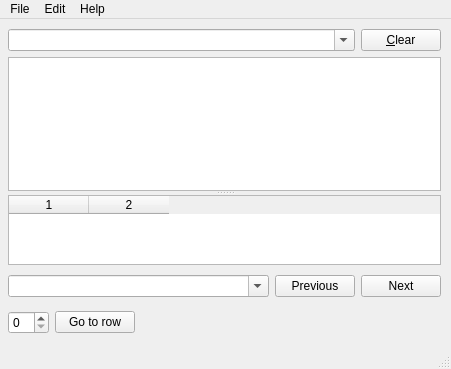
<?xml version="1.0" encoding="UTF-8"?>
<ui version="4.0">
 <class>MainWindow</class>
 <widget class="QMainWindow" name="MainWindow">
  <property name="geometry">
   <rect>
    <x>0</x>
    <y>0</y>
    <width>451</width>
    <height>369</height>
   </rect>
  </property>
  <property name="windowTitle">
   <string>Monal Log Viewer</string>
  </property>
  <property name="windowOpacity">
   <double>1.000000000000000</double>
  </property>
  <widget class="QWidget" name="centralwidget">
   <layout class="QGridLayout" name="gridLayout">
    <property name="leftMargin">
     <number>8</number>
    </property>
    <property name="topMargin">
     <number>10</number>
    </property>
    <property name="rightMargin">
     <number>10</number>
    </property>
    <item row="0" column="1">
     <widget class="QPushButton" name="uiButton_filterClear">
      <property name="sizePolicy">
       <sizepolicy hsizetype="Maximum" vsizetype="Fixed">
        <horstretch>0</horstretch>
        <verstretch>0</verstretch>
       </sizepolicy>
      </property>
      <property name="text">
       <string>&amp;Clear</string>
      </property>
     </widget>
    </item>
    <item row="0" column="0">
     <widget class="QComboBox" name="uiCombobox_filterInput">
      <property name="editable">
       <bool>true</bool>
      </property>
     </widget>
    </item>
    <item row="1" column="0" colspan="2">
     <widget class="QSplitter" name="uiSplitter_inspectLine">
      <property name="orientation">
       <enum>Qt::Vertical</enum>
      </property>
      <widget class="QListWidget" name="uiWidget_listView">
       <property name="verticalScrollMode">
        <enum>QAbstractItemView::ScrollPerPixel</enum>
       </property>
       <property name="horizontalScrollMode">
        <enum>QAbstractItemView::ScrollPerPixel</enum>
       </property>
       <property name="layoutMode">
        <enum>QListView::SinglePass</enum>
       </property>
      </widget>
      <widget class="QTableWidget" name="uiTable_characteristics">
       <property name="autoFillBackground">
        <bool>false</bool>
       </property>
       <property name="sizeAdjustPolicy">
        <enum>QAbstractScrollArea::AdjustToContents</enum>
       </property>
       <property name="editTriggers">
        <set>QAbstractItemView::NoEditTriggers</set>
       </property>
       <property name="alternatingRowColors">
        <bool>true</bool>
       </property>
       <property name="selectionMode">
        <enum>QAbstractItemView::SingleSelection</enum>
       </property>
       <property name="selectionBehavior">
        <enum>QAbstractItemView::SelectRows</enum>
       </property>
       <property name="rowCount">
        <number>0</number>
       </property>
       <property name="columnCount">
        <number>2</number>
       </property>
       <attribute name="horizontalHeaderVisible">
        <bool>true</bool>
       </attribute>
       <attribute name="horizontalHeaderCascadingSectionResizes">
        <bool>false</bool>
       </attribute>
       <attribute name="horizontalHeaderDefaultSectionSize">
        <number>80</number>
       </attribute>
       <attribute name="horizontalHeaderHighlightSections">
        <bool>true</bool>
       </attribute>
       <attribute name="horizontalHeaderShowSortIndicator" stdset="0">
        <bool>false</bool>
       </attribute>
       <attribute name="horizontalHeaderStretchLastSection">
        <bool>false</bool>
       </attribute>
       <attribute name="verticalHeaderVisible">
        <bool>false</bool>
       </attribute>
       <attribute name="verticalHeaderCascadingSectionResizes">
        <bool>false</bool>
       </attribute>
       <attribute name="verticalHeaderMinimumSectionSize">
        <number>10</number>
       </attribute>
       <attribute name="verticalHeaderDefaultSectionSize">
        <number>800</number>
       </attribute>
       <attribute name="verticalHeaderHighlightSections">
        <bool>true</bool>
       </attribute>
       <attribute name="verticalHeaderShowSortIndicator" stdset="0">
        <bool>false</bool>
       </attribute>
       <attribute name="verticalHeaderStretchLastSection">
        <bool>false</bool>
       </attribute>
       <column/>
       <column/>
      </widget>
     </widget>
    </item>
    <item row="2" column="0" colspan="2">
     <widget class="QFrame" name="uiFrame_search">
      <property name="frameShape">
       <enum>QFrame::NoFrame</enum>
      </property>
      <property name="frameShadow">
       <enum>QFrame::Plain</enum>
      </property>
      <layout class="QHBoxLayout" name="horizontalLayout">
       <property name="leftMargin">
        <number>0</number>
       </property>
       <property name="topMargin">
        <number>4</number>
       </property>
       <property name="rightMargin">
        <number>0</number>
       </property>
       <property name="bottomMargin">
        <number>4</number>
       </property>
       <item>
        <widget class="QComboBox" name="uiCombobox_searchInput">
         <property name="sizePolicy">
          <sizepolicy hsizetype="Preferred" vsizetype="Fixed">
           <horstretch>0</horstretch>
           <verstretch>0</verstretch>
          </sizepolicy>
         </property>
         <property name="minimumSize">
          <size>
           <width>250</width>
           <height>0</height>
          </size>
         </property>
         <property name="editable">
          <bool>true</bool>
         </property>
        </widget>
       </item>
       <item>
        <widget class="QPushButton" name="uiButton_previous">
         <property name="sizePolicy">
          <sizepolicy hsizetype="Maximum" vsizetype="Fixed">
           <horstretch>0</horstretch>
           <verstretch>0</verstretch>
          </sizepolicy>
         </property>
         <property name="text">
          <string>Previous</string>
         </property>
         <property name="shortcut">
          <string>Shift+F3</string>
         </property>
        </widget>
       </item>
       <item>
        <widget class="QPushButton" name="uiButton_next">
         <property name="sizePolicy">
          <sizepolicy hsizetype="Maximum" vsizetype="Fixed">
           <horstretch>0</horstretch>
           <verstretch>0</verstretch>
          </sizepolicy>
         </property>
         <property name="text">
          <string>Next</string>
         </property>
         <property name="shortcut">
          <string>F3</string>
         </property>
        </widget>
       </item>
      </layout>
     </widget>
    </item>
    <item row="3" column="0" colspan="2">
     <widget class="QFrame" name="uiFrame_goToRow">
      <property name="minimumSize">
       <size>
        <width>0</width>
        <height>0</height>
       </size>
      </property>
      <property name="frameShape">
       <enum>QFrame::NoFrame</enum>
      </property>
      <property name="frameShadow">
       <enum>QFrame::Plain</enum>
      </property>
      <layout class="QHBoxLayout" name="horizontalLayout_2">
       <property name="leftMargin">
        <number>0</number>
       </property>
       <property name="topMargin">
        <number>4</number>
       </property>
       <property name="rightMargin">
        <number>0</number>
       </property>
       <property name="bottomMargin">
        <number>4</number>
       </property>
       <item>
        <widget class="QSpinBox" name="uiSpinBox_goToRow">
         <property name="sizePolicy">
          <sizepolicy hsizetype="Maximum" vsizetype="Fixed">
           <horstretch>0</horstretch>
           <verstretch>0</verstretch>
          </sizepolicy>
         </property>
        </widget>
       </item>
       <item>
        <widget class="QPushButton" name="uiButton_goToRow">
         <property name="maximumSize">
          <size>
           <width>150</width>
           <height>16777215</height>
          </size>
         </property>
         <property name="text">
          <string>Go to row</string>
         </property>
        </widget>
       </item>
       <item>
        <spacer name="horizontalSpacer">
         <property name="orientation">
          <enum>Qt::Horizontal</enum>
         </property>
         <property name="sizeHint" stdset="0">
          <size>
           <width>40</width>
           <height>20</height>
          </size>
         </property>
        </spacer>
       </item>
      </layout>
     </widget>
    </item>
   </layout>
  </widget>
  <widget class="QMenuBar" name="uiMenuBar_main">
   <property name="geometry">
    <rect>
     <x>0</x>
     <y>0</y>
     <width>451</width>
     <height>27</height>
    </rect>
   </property>
   <widget class="QMenu" name="menuFile">
    <property name="title">
     <string>File</string>
    </property>
    <addaction name="uiAction_open"/>
    <addaction name="uiAction_save"/>
    <addaction name="uiAction_export"/>
    <addaction name="separator"/>
    <addaction name="uiAction_close"/>
    <addaction name="uiAction_quit"/>
   </widget>
   <widget class="QMenu" name="menuEdit">
    <property name="title">
     <string>Edit</string>
    </property>
    <addaction name="uiAction_preferences"/>
    <addaction name="uiAction_search"/>
    <addaction name="uiAction_inspectLine"/>
    <addaction name="separator"/>
    <addaction name="uiAction_pushStack"/>
    <addaction name="uiAction_popStack"/>
    <addaction name="separator"/>
    <addaction name="uiAction_goToRow"/>
    <addaction name="uiAction_firstRow"/>
    <addaction name="uiAction_lastRow"/>
    <addaction name="uiAction_firstRowInViewport"/>
    <addaction name="uiAction_lastRowInViewport"/>
   </widget>
   <widget class="QMenu" name="menuHelp">
    <property name="title">
     <string>Help</string>
    </property>
    <addaction name="uiAction_about"/>
   </widget>
   <addaction name="menuFile"/>
   <addaction name="menuEdit"/>
   <addaction name="menuHelp"/>
  </widget>
  <widget class="QStatusBar" name="uiStatusbar_main"/>
  <action name="uiAction_open">
   <property name="text">
    <string>Open</string>
   </property>
   <property name="statusTip">
    <string>Open rawlog file</string>
   </property>
   <property name="shortcut">
    <string>Ctrl+O</string>
   </property>
  </action>
  <action name="uiAction_quit">
   <property name="text">
    <string>Quit</string>
   </property>
   <property name="statusTip">
    <string>Quit Whole LogViewer</string>
   </property>
  </action>
  <action name="uiAction_close">
   <property name="text">
    <string>Close</string>
   </property>
   <property name="statusTip">
    <string>Close currently open file</string>
   </property>
   <property name="shortcut">
    <string>Ctrl+W</string>
   </property>
  </action>
  <action name="uiAction_preferences">
   <property name="text">
    <string>Preferences</string>
   </property>
   <property name="statusTip">
    <string>Open preferences</string>
   </property>
   <property name="shortcut">
    <string>Ctrl+P</string>
   </property>
  </action>
  <action name="uiAction_search">
   <property name="text">
    <string>Search</string>
   </property>
   <property name="statusTip">
    <string>Search using python code</string>
   </property>
   <property name="shortcut">
    <string>Ctrl+F</string>
   </property>
  </action>
  <action name="uiAction_export">
   <property name="text">
    <string>Export</string>
   </property>
   <property name="statusTip">
    <string>Export currently visible entries as text file</string>
   </property>
   <property name="shortcut">
    <string>Ctrl+E</string>
   </property>
  </action>
  <action name="uiAction_pushStack">
   <property name="text">
    <string>push Stack</string>
   </property>
   <property name="iconText">
    <string>push Stack</string>
   </property>
   <property name="statusTip">
    <string>Push current view (including filter, current search and scroll position) onto internal stack</string>
   </property>
   <property name="shortcut">
    <string>Ctrl++</string>
   </property>
  </action>
  <action name="uiAction_popStack">
   <property name="text">
    <string>pop Stack</string>
   </property>
   <property name="statusTip">
    <string>Pop last pushed view off internal stack</string>
   </property>
   <property name="shortcut">
    <string>Ctrl+-</string>
   </property>
  </action>
  <action name="uiAction_save">
   <property name="text">
    <string>Save</string>
   </property>
   <property name="statusTip">
    <string>Save currently visible entries as rawlog</string>
   </property>
   <property name="shortcut">
    <string>Ctrl+S</string>
   </property>
  </action>
  <action name="uiAction_inspectLine">
   <property name="checkable">
    <bool>true</bool>
   </property>
   <property name="enabled">
    <bool>true</bool>
   </property>
   <property name="text">
    <string>Show details</string>
   </property>
   <property name="statusTip">
    <string>Open of all structured logging details for the currently selected log entry</string>
   </property>
   <property name="shortcut">
    <string>Ctrl+D</string>
   </property>
  </action>
  <action name="uiAction_about">
   <property name="text">
    <string>About</string>
   </property>
   <property name="shortcut">
    <string>Ctrl+H</string>
   </property>
  </action>
  <action name="uiAction_goToRow">
   <property name="text">
    <string>Go to row</string>
   </property>
   <property name="shortcut">
    <string>Ctrl+G</string>
   </property>
  </action>
  <action name="uiAction_firstRow">
   <property name="text">
    <string>First row</string>
   </property>
   <property name="shortcut">
    <string>Ctrl+Home</string>
   </property>
  </action>
  <action name="uiAction_lastRow">
   <property name="text">
    <string>Last row</string>
   </property>
   <property name="shortcut">
    <string>Ctrl+End</string>
   </property>
  </action>
  <action name="uiAction_firstRowInViewport">
   <property name="text">
    <string>First row in viewport</string>
   </property>
   <property name="shortcut">
    <string>Home</string>
   </property>
  </action>
  <action name="uiAction_lastRowInViewport">
   <property name="text">
    <string>Last row in viewport</string>
   </property>
   <property name="shortcut">
    <string>End</string>
   </property>
  </action>
 </widget>
 <resources/>
 <connections/>
</ui>
